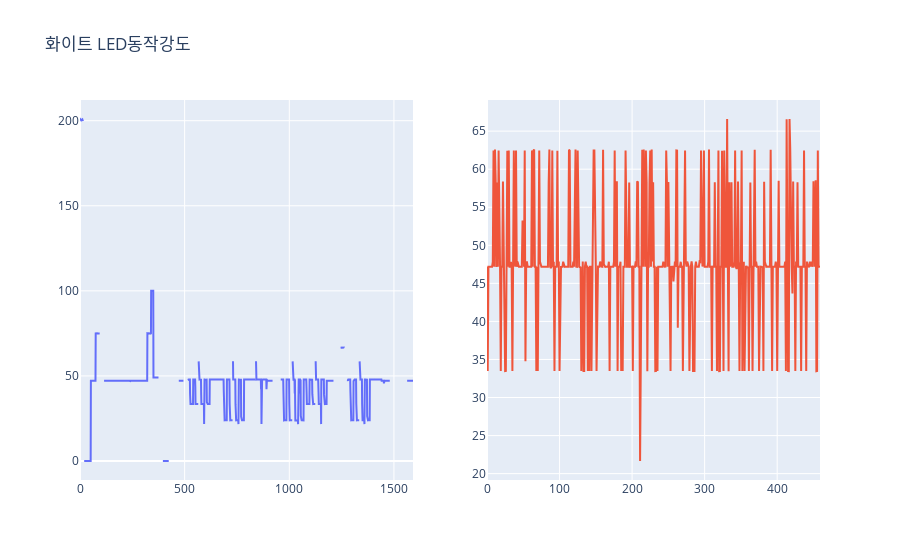
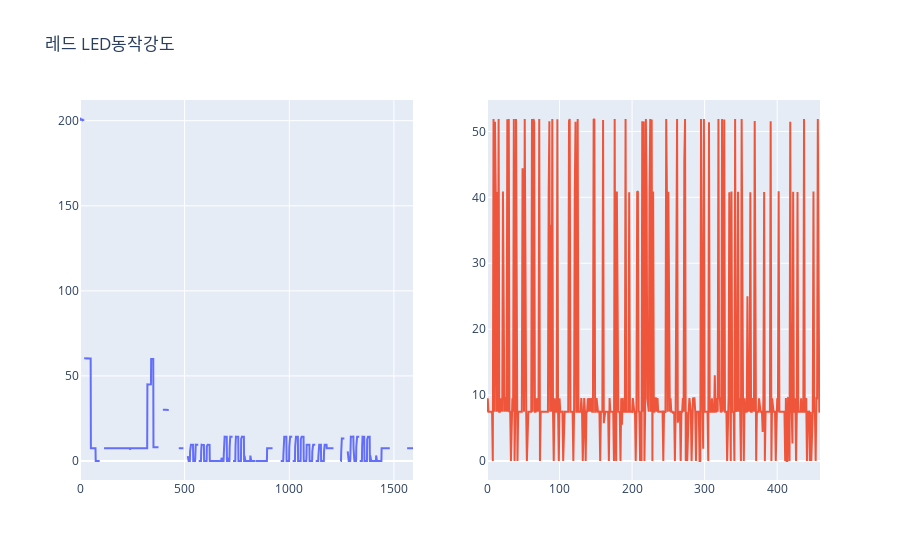
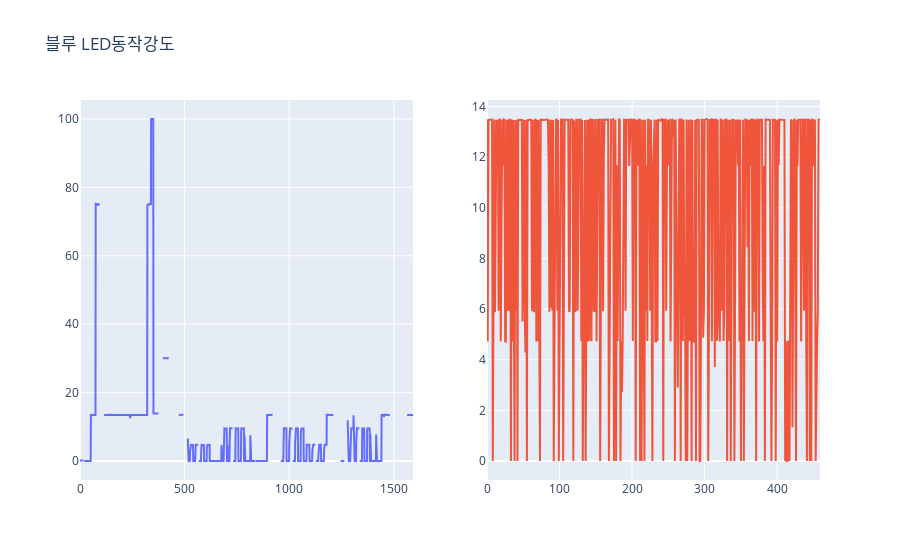
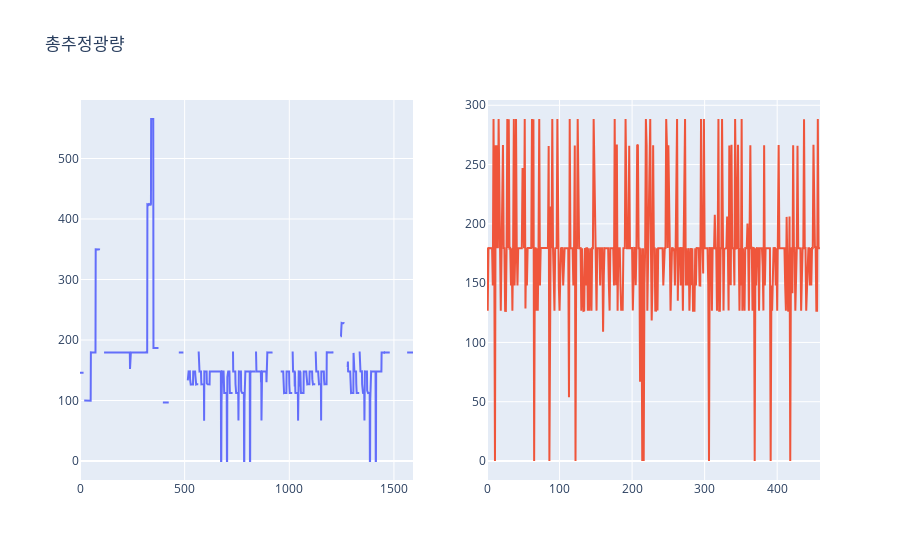

Notebook source saved alongside these figures, in order:
### Markdown cell above
## Metadata EDA
-  각 환견 변수 시각화 하면서 이상값 판단하기
-  CASE01, CASE02 경우 EC 관측치, 외부온도 값이 다른 케이스에 비해 매우 떨어져 있으며 메타데이터에 제외시키기
-  음수값이 나오는 최근분무량 (일간누적분무량) 제외시키기 (일부 CASE04)
-  CO2관측지가 0인 케이스는 누락 데이터로 판단하여 메타데이터에 제외시키기

### Code cell
firstfeats = ['내부온도관측치', '외부온도관측치', '내부습도관측치', '외부습도관측치', 'CO2관측치', 'EC관측치','최근분무량']

secondfeats = ['냉방온도', '냉방부하','난방온도', '난방부하', '비율']

thirdfeats = ['화이트 LED동작강도', '레드 LED동작강도', '블루 LED동작강도', '총추정광량', '백색광추정광량', '적색광추정광량', '청색광추정광량']

for feat in thirdfeats:
    fig = make_subplots(rows=1, cols=2)

    fig.add_trace(
        go.Scatter(x = train_df[feat].index, y =  train_df[feat], text=train_df["이미지"]),
        row=1, col=1
    )
    
    fig.add_trace(
        go.Scatter(x = test_df[feat].index, y =  test_df[feat], text=test_df["이미지"]),
        row=1, col=2
    )
    fig.update_layout(showlegend=False, title_text=feat)
    fig.show()

### Figure 1 — Plotly figure (JSON) as saved in the notebook; plotly's stock layout.template omitted (floating-point values rounded to 4 significant figures; data arrays with more than 128 entries replaced by an {"elided": "..."} marker saying what was removed)
{"data": [{"text": {"elided": "1592 str values"}, "type": "scatter", "x": {"elided": "1592 int values"}, "xaxis": "x", "y": {"elided": "1592 float values"}, "yaxis": "y"}, {"text": {"elided": "460 str values"}, "type": "scatter", "x": {"elided": "460 int values"}, "xaxis": "x2", "y": {"elided": "460 float values"}, "yaxis": "y2"}], "layout": {"showlegend": false, "title": {"text": "화이트 LED동작강도"}, "xaxis": {"anchor": "y", "domain": [0, 0.45]}, "xaxis2": {"anchor": "y2", "domain": [0.55, 1]}, "yaxis": {"anchor": "x", "domain": [0, 1]}, "yaxis2": {"anchor": "x2", "domain": [0, 1]}}}

### Figure 2 — Plotly figure (JSON) as saved in the notebook; plotly's stock layout.template omitted (floating-point values rounded to 4 significant figures; data arrays with more than 128 entries replaced by an {"elided": "..."} marker saying what was removed)
{"data": [{"text": {"elided": "1592 str values"}, "type": "scatter", "x": {"elided": "1592 int values"}, "xaxis": "x", "y": {"elided": "1592 float values"}, "yaxis": "y"}, {"text": {"elided": "460 str values"}, "type": "scatter", "x": {"elided": "460 int values"}, "xaxis": "x2", "y": {"elided": "460 float values"}, "yaxis": "y2"}], "layout": {"showlegend": false, "title": {"text": "레드 LED동작강도"}, "xaxis": {"anchor": "y", "domain": [0, 0.45]}, "xaxis2": {"anchor": "y2", "domain": [0.55, 1]}, "yaxis": {"anchor": "x", "domain": [0, 1]}, "yaxis2": {"anchor": "x2", "domain": [0, 1]}}}

### Figure 3 — Plotly figure (JSON) as saved in the notebook; plotly's stock layout.template omitted (floating-point values rounded to 4 significant figures; data arrays with more than 128 entries replaced by an {"elided": "..."} marker saying what was removed)
{"data": [{"text": {"elided": "1592 str values"}, "type": "scatter", "x": {"elided": "1592 int values"}, "xaxis": "x", "y": {"elided": "1592 float values"}, "yaxis": "y"}, {"text": {"elided": "460 str values"}, "type": "scatter", "x": {"elided": "460 int values"}, "xaxis": "x2", "y": {"elided": "460 float values"}, "yaxis": "y2"}], "layout": {"showlegend": false, "title": {"text": "블루 LED동작강도"}, "xaxis": {"anchor": "y", "domain": [0, 0.45]}, "xaxis2": {"anchor": "y2", "domain": [0.55, 1]}, "yaxis": {"anchor": "x", "domain": [0, 1]}, "yaxis2": {"anchor": "x2", "domain": [0, 1]}}}

### Figure 4 — Plotly figure (JSON) as saved in the notebook; plotly's stock layout.template omitted (floating-point values rounded to 4 significant figures; data arrays with more than 128 entries replaced by an {"elided": "..."} marker saying what was removed)
{"data": [{"text": {"elided": "1592 str values"}, "type": "scatter", "x": {"elided": "1592 int values"}, "xaxis": "x", "y": {"elided": "1592 float values"}, "yaxis": "y"}, {"text": {"elided": "460 str values"}, "type": "scatter", "x": {"elided": "460 int values"}, "xaxis": "x2", "y": {"elided": "460 float values"}, "yaxis": "y2"}], "layout": {"showlegend": false, "title": {"text": "총추정광량"}, "xaxis": {"anchor": "y", "domain": [0, 0.45]}, "xaxis2": {"anchor": "y2", "domain": [0.55, 1]}, "yaxis": {"anchor": "x", "domain": [0, 1]}, "yaxis2": {"anchor": "x2", "domain": [0, 1]}}}
